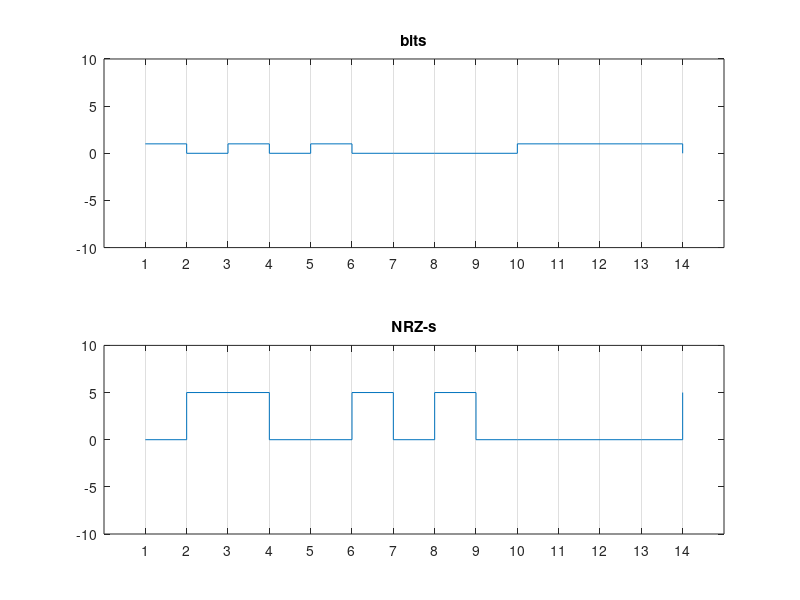

The MATLAB script that drew this image:
clc
clear all
s=[1 0 1 0 1 0 0 0 0 1 1 1 1];
s(length(s)+1)=0;
y = [];

prev = 0;
for (x=1:1:length(s))
    if (s(x)==0 && prev ==0)
        y =[y,5];
        prev=5;
    elseif (s(x)==0 && prev ==5)
        y =[y,0];
        prev=0;
    else
        y =[y,prev];
    end
end
subplot (2,1,1);
stairs (s)
title('bits');
set (gca,'Xgrid','on');
set (gca,'Xtick',[1:1:length(s)]);
axis ([0 15 -10 10]);

subplot (2,1,2);
stairs (y);
set (gca,'Xgrid','on');
set (gca,'Xtick',[1:1:length(s)]);
axis ([0 15 -10 10]);
title ('NRZ-s');